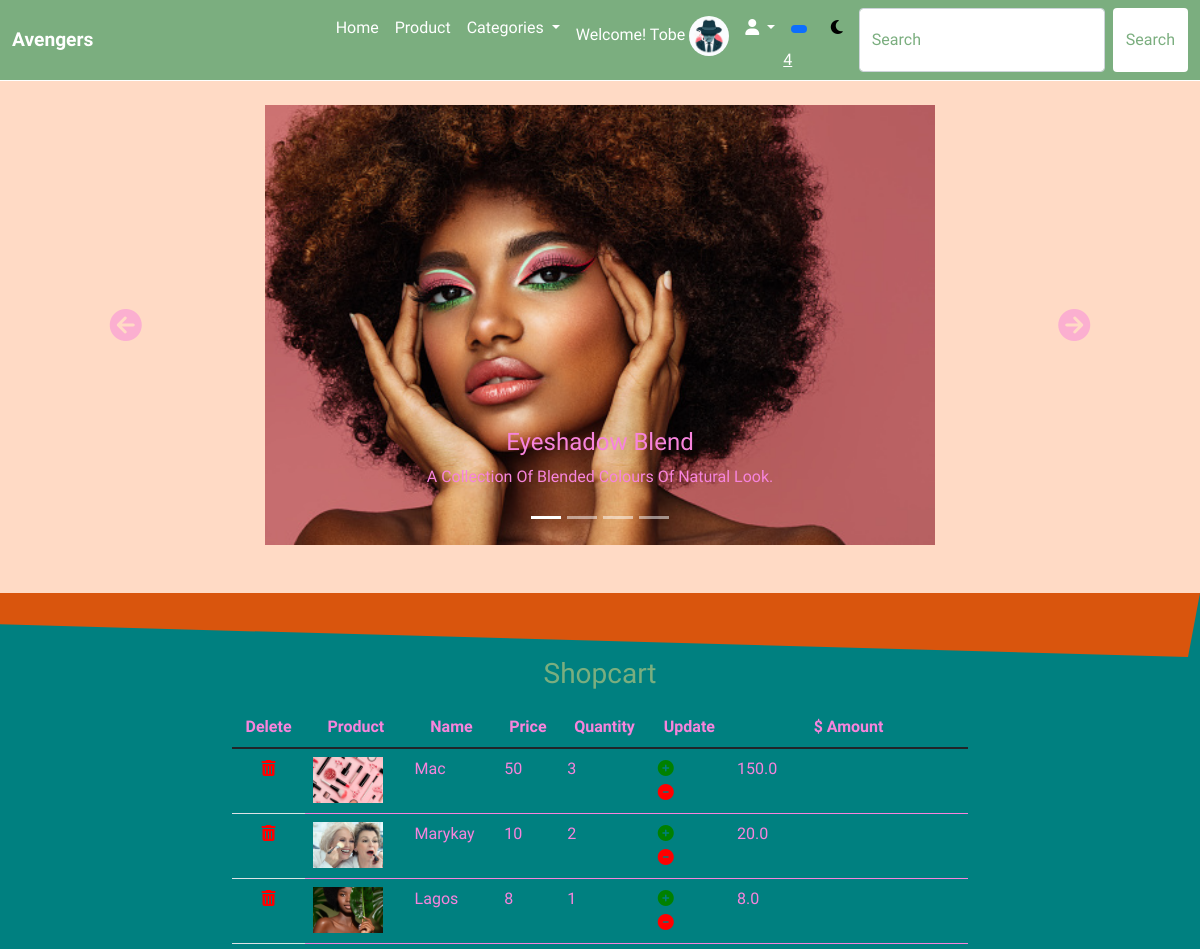
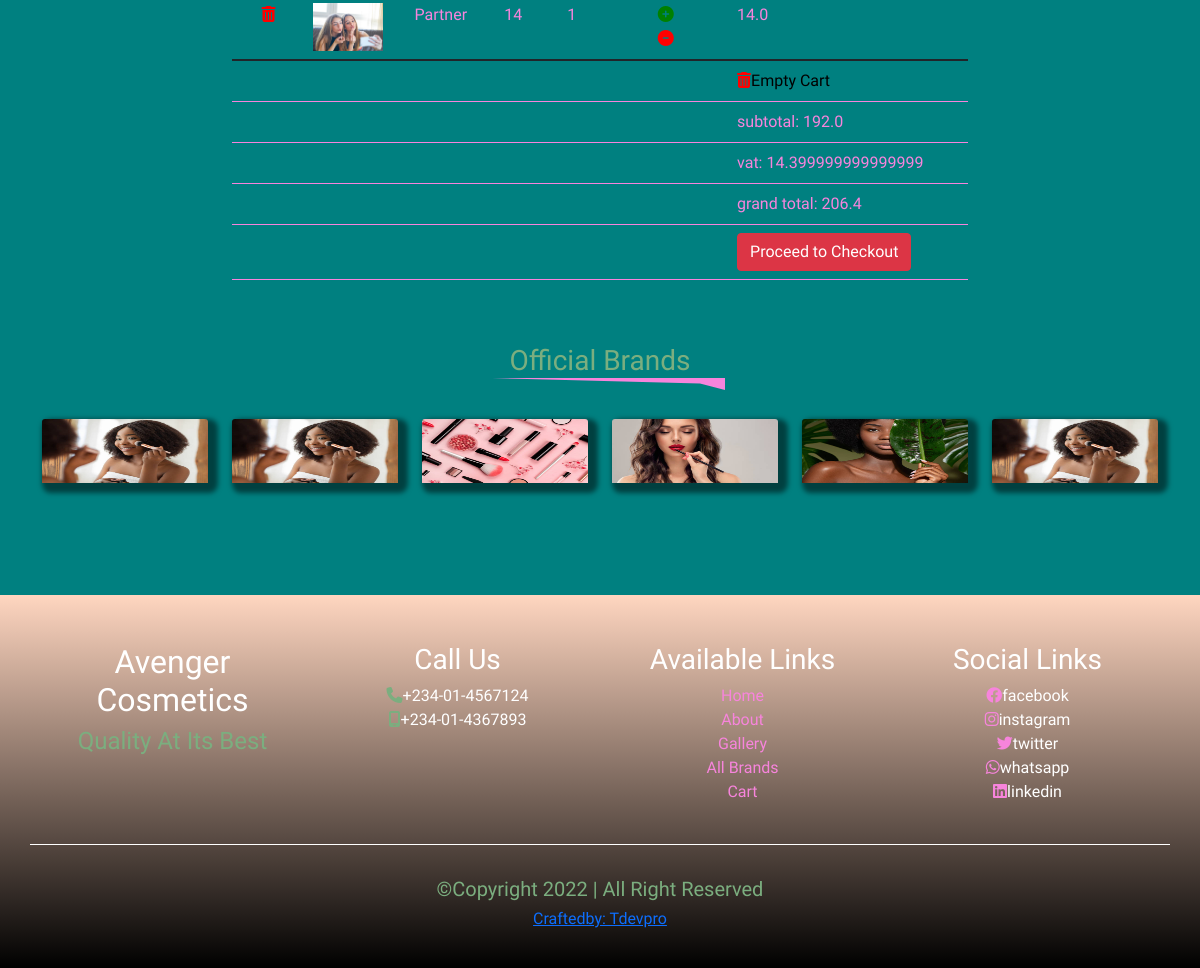
Screenshot of /cart (signed in) with the database file from the repository (2 pictures, top to bottom).
### account/models.py (models this page shows)
class Profile(models.Model):
    user = models.OneToOneField(User, on_delete=models.CASCADE)
    first_name = models.CharField(max_length=50)
    last_name = models.CharField(max_length=50)
    email = models.EmailField(max_length=50)
    phone = models.CharField(max_length=20)
    address = models.CharField(max_length=250)
    city = models.CharField(max_length=250)
    state = models.CharField(max_length=250)
    profile_img = models.ImageField(upload_to='profile', default='profile/mysterious-mafia-man-smoking-cigarette_52683-34828.webp')
    class Meta:
        db_table = 'profile'
        managed = True
        verbose_name = 'Profiles'
        verbose_name_plural = 'Profile'

### cart/models.py (models this page shows, shortened)
class Shopcart(models.Model):
    user = models.ForeignKey(User, on_delete=models.CASCADE)
    product = models.ForeignKey(Product, on_delete= models.CASCADE)
    price = models.IntegerField()
    quantity = models.IntegerField()
    item_carted = models.IntegerField(default=1.0)
    amount = models.FloatField(default=1.0)
    cart_no = models.CharField(max_length=50)
    paid = models.BooleanField(default=False)
    created = models.DateField(auto_now_add=True)
    class Meta:
        db_table = 'shopcart'
        managed = True
        verbose_name = 'shopcart'
        verbose_name_plural = 'shopcarts'

### mainapp/models.py (models this page shows, shortened)
class Product(models.Model):
    category = models.ForeignKey(Category, on_delete= models.CASCADE)
    p_name = models.CharField(max_length=150)
    slug = models.SlugField(unique=True, null=False)
    p_img = models.ImageField(upload_to = 'product', default = 'product/model14.jpg')
    p_price = models.IntegerField()
    p_des = models.TextField()
    p_min = models.IntegerField(default=1)
    p_max = models.IntegerField()
    class Meta:
        db_table = 'product'
        managed = True
        verbose_name = 'Product'
        verbose_name_plural = 'Products'

### mainapp/views.py (the view)
# urls.py: path('cart',cart, name='cart'),
@login_required(login_url='signin')
def cart(request):
    cartitems = Shopcart.objects.filter(user__username = request.user.username, paid=False)
    subtotal = 0
    for a in cartitems:
        subtotal += a.amount
    vat = 7.5/100 * subtotal
    total = vat + subtotal
    context = {
        'cartitems':cartitems,
        'subtotal':subtotal,
        'vat':vat,
        'total':total
    }
    return render(request, 'cart.html', context)

### mainapp/templates/cart.html (shortened to what this page needs)
 {% extends 'base.html' %}
 {% load static %}
 {% block header %}{% include "header.html" %}{% endblock header %}
 {% block hero %}{% include "hero.html" %}{% endblock hero %}
{% block content %}
<div class="content">
  <div class="shopcart">
    <div class="container">
      <h3 class="title">shopcart</h3>
      <div class="row justify-content-center gy-5">
        <div class="col-10 col-sm-10 col-md-8">
          <div class="table_box table-responsive">
            <table class="table">
              <thead>
                <tr>
                  <th scope="col">delete</th>
                  <th scope="col">product</th>
                  <th scope="col">name</th>
                  <th scope="col">price</th>
                  <th scope="col">quantity</th>
                  <th scope="col">update</th>
                  <th scope="col"> $ amount</th>
                </tr>
              </thead>
              <tbody>
                {% if cartitems %}
                {% for item in cartitems  %}
                <tr>
                  <th scope="row">
                    <form action="{% url 'deleteitem' %}" method="POST">
                      <button type="submit" onclick="return confirm('Are you sure you want to delete?')"><i class="fa-solid fa-trash-can"></i></button>
                    </form>
                  </th>
                  <td><img src="{{item.product.p_img.url}}" alt=""></td>
                  <td>{{item.product.p_name|title}}</td>
                  <td>{{item.price}}</td>
                  <td>{{item.quantity}}</td>
                  <td>
                    {% if item.quantity > 0 %}
                    <form action="{% url 'increase' %}" method="POST">
                      <button type="submit" onclick="return confirm('Are you sure you want to increase the quantity?')"><i class="fa-solid fa-circle-plus"></i></button>
                    </form>
                    <form action="{% url 'decrease' %}" method="POST">
                      <button type="submit" onclick="return confirm('Are you sure you want to decrease the quantity?')"><i class="fa-solid fa-circle-minus"></i></button>
                    </form>
                    {% endif %}
                  </td>
                  <td>{{item.amount}}</td>
                </tr>
                {% endfor %}
                {% endif %}
              </tbody>
              <tbody>
                <tr>
                  <td></td>
                  <td></td>
                  <td></td>
                  <td></td>
                  <td></td>
                  <td></td>
                  <td><form action="{% url 'deleteall' %}" method="POST">
                    <button type="submit" onclick="return confirm('are you sure you wan to delete all ?')"><i class="fa-solid fa-trash-can"></i>Empty Cart</button>
                  </form></td>
                </tr>
                <tr>
                  <td></td>
                  <td></td>
                  <td></td>
                  <td></td>
                  <td></td>
                  <td></td>
                  <td>subtotal: {{subtotal}}</td>
                </tr>
                <tr>
                  <td></td>
                  <td></td>
                  <td></td>
                  <td></td>
                  <td></td>
                  <td></td>
                  <td>vat: {{vat}}</td>
                </tr>
                <tr>
                  <td></td>
                  <td></td>
                  <td></td>
                  <td></td>
                  <td></td>
                  <td></td>
                  <td>grand total: {{total}}</td>
                </tr>
                <tr>
                  <td></td>
                  <td></td>
                  <td></td>
                  <td></td>
                  <td></td>
                  <td></td>
                  <td><a href="{% url 'checkout' %}" class="btn btn-danger text-white">Proceed to Checkout</a></td>
                </tr>
              </tbody>
            </table>
          </div>
        </div>
      </div>
    </div>
  </div>
  {% include "brands.html" %}
</div>
{% endblock content %}
{% block footer %}{% include "footer.html" %}{% endblock footer %}

### mainapp/templates/base.html (shortened to what this page needs)
<!doctype html>
{% load static %}
<html lang="en">
  <head>
    <link href="https://cdn.jsdelivr.net/npm/bootstrap@5.1.3/dist/css/bootstrap.min.css" rel="stylesheet">
    <link rel="stylesheet" href="https://cdnjs.cloudflare.com/ajax/libs/font-awesome/6.1.2/css/all.min.css" />
    <link href="https://unpkg.com/aos@2.3.1/dist/aos.css" rel="stylesheet">
    <link rel="stylesheet" href="{% static '' %}style.css">
  </head>
  <body>
<div class="top">
    {% block header %}{% endblock header %}
{% block hero %}{% endblock hero %}
    <div class="top_base"></div>
  </div>
{% block content %}{% endblock content %}
  {% block footer %}{% endblock footer %}
  </body>
</html>

### mainapp/templates/header.html (shortened to what this page needs)
<nav class="navbar navbar-expand-lg sticky-top our_border" data-aos="fade-down" data-aos-duration="3000">
    <div class="container-fluid">
      <a class="navbar-brand" href="/index.html">Avengers</a>
      <div class="collapse navbar-collapse" id="navbarSupportedContent">
        <ul class="navbar-nav ms-auto mb-2 mb-lg-0">
          <li class="nav-item">
            <a class="nav-link active" aria-current="page" href="{% url 'index' %}">Home</a>
          </li>
          <li class="nav-item">
            <a class="nav-link" href="{% url 'product' %}">product</a>
          </li>
          <li class="nav-item dropdown">
            <a class="nav-link dropdown-toggle" href="#" id="navbarDropdown" role="button" data-bs-toggle="dropdown" aria-expanded="false">
              categories
            </a>
          </li>
          <li class="nav-item">
            {% if request.user.is_authenticated %}
              {% if user.first_name %}
              <a class="nav-link" href="{% url 'profile' %}">Welcome! {{user.first_name}}
                <img src="{{user.profile.profile_img.url}}" style="width:40px;border-radius:100%;">
              </a>
              {% else %}
              <a class="nav-link" href="{% url 'profile' %}">Welcome! {{user.username}}
                <img src="{{user.profile.profile_img.url}}" style="width:40px;border-radius:100%;">
              </a>
              {% endif %}
            {% endif %}
          </li>
          <li class="nav-item dropdown">
            <a class="nav-link dropdown-toggle" href="#" id="navbarDropdown" role="button" data-bs-toggle="dropdown" aria-expanded="false">
              <i class="fa-solid fa-user"></i>
            </a>
          </li>
          <li class="nav-item me-2">
            <a class="nav-link">
              <span class="badge rounded-pill bg-primary">
                {% if cart_counter > 0 %}
                  <span class="badge rounded-pill bg-warning text-white"><a href="{% url 'cart' %}">{{cart_counter}}</a></span>
                {% else %}
                  <span class="badge rounded-pill bg-danger text-white"><a href="{% url 'cart' %}">0</a></span>
                {% endif %}
              </span>
            </a>
          </li>
          <li class="nav-item me-2">
             <a  class="nav-link">
                 <div class="modemoon">
                  <i class="fa-solid fa-moon"></i>
                 </div>
            </a>
          </li>
        <form class="d-flex">
          <input class="form-control me-2" type="search" placeholder="Search" aria-label="Search">
          <button class="btn search_btn" type="submit">Search</button>
        </form>
      </div>
    </div>
  </nav>

### mainapp/templates/hero.html (shortened to what this page needs)
{% load static %}
<div class="hero pt-4 pb-5">
    <div class="container">
      <div id="carouselExampleCaptions" class="carousel slide" data-bs-ride="carousel">
        <div class="carousel-indicators">
          <button type="button" data-bs-target="#carouselExampleCaptions" data-bs-slide-to="0" class="active" aria-current="true" aria-label="Slide 1"></button>
          <button type="button" data-bs-target="#carouselExampleCaptions" data-bs-slide-to="1" aria-label="Slide 2"></button>
          <button type="button" data-bs-target="#carouselExampleCaptions" data-bs-slide-to="2" aria-label="Slide 3"></button>
          <button type="button" data-bs-target="#carouselExampleCaptions" data-bs-slide-to="2" aria-label="Slide 4"></button>
        </div>
        <div class="carousel-inner hero_slide" data-aos="zoom-in" data-aos-duration="3000">
          <div class="carousel-item active">
            <img src=" {% static '' %}img/showcase.jpg" class="d-block" alt="...">
            <div class="carousel-caption">
              <h5>eyeshadow blend</h5>
              <p>a collection of blended colours of natural look.</p>
            </div>
          </div>
        </div>
        <button class="carousel-control-prev" type="button" data-bs-target="#carouselExampleCaptions" data-bs-slide="prev">
          <i class="fa-solid fa-circle-arrow-left"></i>
        </button>
        <button class="carousel-control-next" type="button" data-bs-target="#carouselExampleCaptions" data-bs-slide="next">
          <i class="fa-solid fa-circle-arrow-right"></i>
        </button>
      </div>
    </div>
  </div>

### mainapp/templates/brands.html
{% load static %}
<div class="content5 my-5">
    <div class="container">
      <h3 class="title">official brands</h3>
      <div class="row">
        <div class="col-5 col-sm-4 col-md-3 col-lg-2 card_box">
          <div class="card">
            <img src="{% static '' %}img/model6.jpg" class="card-img-top">
          </div>
        </div>
        <div class="col-5 col-sm-4 col-md-3 col-lg-2 card_box">
          <div class="card">
            <img src="{% static '' %}img/model6.jpg" class="card-img-top">
          </div>
        </div>
        <div class="col-5 col-sm-4 col-md-3 col-lg-2 card_box">
          <div class="card">
            <img src="{% static '' %}img/showcase3.jpg" class="card-img-top">
          </div>
        </div>
        <div class="col-5 col-sm-4 col-md-3 col-lg-2 card_box">
          <div class="card">
            <img src="{% static '' %}img/model.jpg" class="card-img-top">
          </div>
        </div>
        <div class="col-5 col-sm-4 col-md-3 col-lg-2 card_box">
          <div class="card">
            <img src="{% static '' %}img/model10.jpg" class="card-img-top">
          </div>
        </div>
        <div class="col-5 col-sm-4 col-md-3 col-lg-2 card_box">
          <div class="card">
            <img src="{% static '' %}img/model6.jpg" class="card-img-top">
          </div>
        </div>
      </div>
    </div>
   </div>

### mainapp/templates/footer.html
<div class="footer">
    <div class="footer1">
      <div class="container pt-5 pb-4">
        <div class="row justify-content-center text-center">
          <div class="col-10 col-sm-5 col-md-5 col-lg-3">
            <h2>avenger cosmetics</h2>
            <h4>quality at its best</h4>
          </div>
          <div class="col-10 col-sm-5 col-md-5 col-lg-3">
            <h3>call us</h3>
            <ul class="list-unstyled">
              <li><span><i class="fa-solid fa-phone"></i></span>+234-01-4567124</li>
              <li><span><i class="fa-solid fa-mobile-screen"></i></span>+234-01-4367893</li>
            </ul>
          </div>
          <div class="col-10 col-sm-5 col-md-5 col-lg-3">
            <h3>available links</h3>
            <ul class="list-unstyled">
              <li><a href="/index.html">home</a></li>
              <li><a href="#about">about</a></li>
              <li><a href="#gallery">gallery</a></li>
              <li><a href="brand.html">all brands</a></li>
              <li><a href="cart.html">cart</a></li>
            </ul>
          </div>
          <div class="col-10 col-sm-5 col-md-5 col-lg-3">
            <h3>social links</h3>
            <ul class="list-unstyled">
              <li><a href="#"><i class="fa-brands fa-facebook"></i></a>facebook</li>
              <li><a href="#"><i class="fa-brands fa-instagram"></i></a>instagram</li>
              <li><a href="#"><i class="fa-brands fa-twitter"></i></a>twitter</li>
              <li><a href="#"><i class="fa-brands fa-whatsapp"></i></a>whatsapp</li>
              <li><a href="#"><i class="fa-brands fa-linkedin"></i></a>linkedin</li>
            </ul>
          </div>
        </div>
      </div>
      <div class="container footer3">
        <div class="row justify-content-center">
          <div class="col-10 box">
            <h5>&copy;copyright 2022 | all right reserved</h5>
            <h6><a href="#">craftedby: tdevpro</a></h6>
          </div>
        </div>
      </div>
    </div>
  </div>

### rows the page displays
Shopcart: product.p_img (picture), product.p_name "Mac", price "50", quantity "3", amount "150.0"
Shopcart: product.p_img (picture), product.p_name "Marykay", price "10", quantity "2", amount "20.0"
Shopcart: product.p_img (picture), product.p_name "Lagos", price "8", quantity "1", amount "8.0"
Shopcart: product.p_img (picture), product.p_name "Partner", price "14", quantity "1", amount "14.0"

### other values shown
{{ user.first_name }} "Tobe"
{{ cart_counter }} "4"
{{ subtotal }} "192.0"
{{ vat }} "14.399999999999999"
{{ total }} "206.4"
